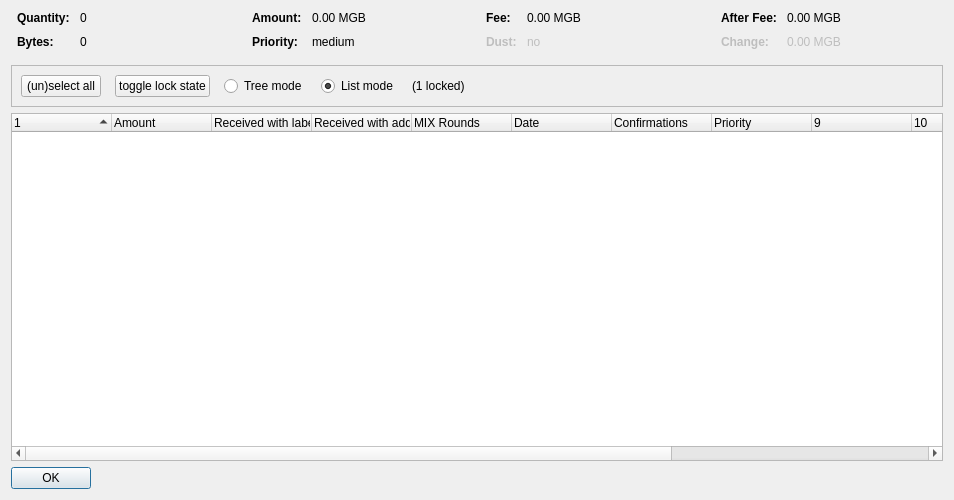
<?xml version="1.0" encoding="UTF-8"?>
<ui version="4.0">
 <class>CoinControlDialog</class>
 <widget class="QDialog" name="CoinControlDialog">
  <property name="geometry">
   <rect>
    <x>0</x>
    <y>0</y>
    <width>954</width>
    <height>500</height>
   </rect>
  </property>
  <property name="windowTitle">
   <string>Coin Selection</string>
  </property>
  <layout class="QVBoxLayout" name="verticalLayout">
   <item>
    <layout class="QHBoxLayout" name="horizontalLayoutTop" stretch="0,0,0,0">
     <property name="topMargin">
      <number>0</number>
     </property>
     <property name="bottomMargin">
      <number>10</number>
     </property>
     <item>
      <layout class="QFormLayout" name="formLayoutCoinControl1">
       <property name="horizontalSpacing">
        <number>10</number>
       </property>
       <property name="verticalSpacing">
        <number>10</number>
       </property>
       <property name="leftMargin">
        <number>6</number>
       </property>
       <property name="rightMargin">
        <number>6</number>
       </property>
       <item row="0" column="0">
        <widget class="QLabel" name="labelCoinControlQuantityText">
         <property name="font">
          <font>
           <weight>75</weight>
           <bold>true</bold>
          </font>
         </property>
         <property name="text">
          <string>Quantity:</string>
         </property>
        </widget>
       </item>
       <item row="0" column="1">
        <widget class="QLabel" name="labelCoinControlQuantity">
         <property name="cursor">
          <cursorShape>IBeamCursor</cursorShape>
         </property>
         <property name="contextMenuPolicy">
          <enum>Qt::ActionsContextMenu</enum>
         </property>
         <property name="text">
          <string notr="true">0</string>
         </property>
         <property name="textInteractionFlags">
          <set>Qt::LinksAccessibleByMouse|Qt::TextSelectableByKeyboard|Qt::TextSelectableByMouse</set>
         </property>
        </widget>
       </item>
       <item row="1" column="0">
        <widget class="QLabel" name="labelCoinControlBytesText">
         <property name="font">
          <font>
           <weight>75</weight>
           <bold>true</bold>
          </font>
         </property>
         <property name="text">
          <string>Bytes:</string>
         </property>
        </widget>
       </item>
       <item row="1" column="1">
        <widget class="QLabel" name="labelCoinControlBytes">
         <property name="cursor">
          <cursorShape>IBeamCursor</cursorShape>
         </property>
         <property name="contextMenuPolicy">
          <enum>Qt::ActionsContextMenu</enum>
         </property>
         <property name="text">
          <string notr="true">0</string>
         </property>
         <property name="textInteractionFlags">
          <set>Qt::LinksAccessibleByMouse|Qt::TextSelectableByKeyboard|Qt::TextSelectableByMouse</set>
         </property>
        </widget>
       </item>
      </layout>
     </item>
     <item>
      <layout class="QFormLayout" name="formLayoutCoinControl2">
       <property name="horizontalSpacing">
        <number>10</number>
       </property>
       <property name="verticalSpacing">
        <number>10</number>
       </property>
       <property name="leftMargin">
        <number>6</number>
       </property>
       <property name="rightMargin">
        <number>6</number>
       </property>
       <item row="0" column="0">
        <widget class="QLabel" name="labelCoinControlAmountText">
         <property name="font">
          <font>
           <weight>75</weight>
           <bold>true</bold>
          </font>
         </property>
         <property name="text">
          <string>Amount:</string>
         </property>
        </widget>
       </item>
       <item row="0" column="1">
        <widget class="QLabel" name="labelCoinControlAmount">
         <property name="cursor">
          <cursorShape>IBeamCursor</cursorShape>
         </property>
         <property name="contextMenuPolicy">
          <enum>Qt::ActionsContextMenu</enum>
         </property>
         <property name="text">
          <string notr="true">0.00 MGB</string>
         </property>
         <property name="textInteractionFlags">
          <set>Qt::LinksAccessibleByMouse|Qt::TextSelectableByKeyboard|Qt::TextSelectableByMouse</set>
         </property>
        </widget>
       </item>
       <item row="1" column="0">
        <widget class="QLabel" name="labelCoinControlPriorityText">
         <property name="font">
          <font>
           <weight>75</weight>
           <bold>true</bold>
          </font>
         </property>
         <property name="text">
          <string>Priority:</string>
         </property>
        </widget>
       </item>
       <item row="1" column="1">
        <widget class="QLabel" name="labelCoinControlPriority">
         <property name="cursor">
          <cursorShape>IBeamCursor</cursorShape>
         </property>
         <property name="contextMenuPolicy">
          <enum>Qt::ActionsContextMenu</enum>
         </property>
         <property name="text">
          <string>medium</string>
         </property>
         <property name="textInteractionFlags">
          <set>Qt::LinksAccessibleByMouse|Qt::TextSelectableByKeyboard|Qt::TextSelectableByMouse</set>
         </property>
        </widget>
       </item>
      </layout>
     </item>
     <item>
      <layout class="QFormLayout" name="formLayoutCoinControl3">
       <property name="horizontalSpacing">
        <number>10</number>
       </property>
       <property name="verticalSpacing">
        <number>10</number>
       </property>
       <property name="leftMargin">
        <number>6</number>
       </property>
       <property name="rightMargin">
        <number>6</number>
       </property>
       <item row="0" column="0">
        <widget class="QLabel" name="labelCoinControlFeeText">
         <property name="font">
          <font>
           <weight>75</weight>
           <bold>true</bold>
          </font>
         </property>
         <property name="text">
          <string>Fee:</string>
         </property>
        </widget>
       </item>
       <item row="0" column="1">
        <widget class="QLabel" name="labelCoinControlFee">
         <property name="cursor">
          <cursorShape>IBeamCursor</cursorShape>
         </property>
         <property name="contextMenuPolicy">
          <enum>Qt::ActionsContextMenu</enum>
         </property>
         <property name="text">
          <string notr="true">0.00 MGB</string>
         </property>
         <property name="textInteractionFlags">
          <set>Qt::LinksAccessibleByMouse|Qt::TextSelectableByKeyboard|Qt::TextSelectableByMouse</set>
         </property>
        </widget>
       </item>
       <item row="1" column="0">
        <widget class="QLabel" name="labelCoinControlLowOutputText">
         <property name="enabled">
          <bool>false</bool>
         </property>
         <property name="font">
          <font>
           <weight>75</weight>
           <bold>true</bold>
          </font>
         </property>
         <property name="text">
          <string>Dust:</string>
         </property>
        </widget>
       </item>
       <item row="1" column="1">
        <widget class="QLabel" name="labelCoinControlLowOutput">
         <property name="enabled">
          <bool>false</bool>
         </property>
         <property name="cursor">
          <cursorShape>IBeamCursor</cursorShape>
         </property>
         <property name="contextMenuPolicy">
          <enum>Qt::ActionsContextMenu</enum>
         </property>
         <property name="text">
          <string>no</string>
         </property>
         <property name="textInteractionFlags">
          <set>Qt::LinksAccessibleByMouse|Qt::TextSelectableByKeyboard|Qt::TextSelectableByMouse</set>
         </property>
        </widget>
       </item>
      </layout>
     </item>
     <item>
      <layout class="QFormLayout" name="formLayoutCoinControl4">
       <property name="horizontalSpacing">
        <number>10</number>
       </property>
       <property name="verticalSpacing">
        <number>10</number>
       </property>
       <property name="leftMargin">
        <number>6</number>
       </property>
       <property name="rightMargin">
        <number>6</number>
       </property>
       <item row="0" column="0">
        <widget class="QLabel" name="labelCoinControlAfterFeeText">
         <property name="font">
          <font>
           <weight>75</weight>
           <bold>true</bold>
          </font>
         </property>
         <property name="text">
          <string>After Fee:</string>
         </property>
        </widget>
       </item>
       <item row="0" column="1">
        <widget class="QLabel" name="labelCoinControlAfterFee">
         <property name="cursor">
          <cursorShape>IBeamCursor</cursorShape>
         </property>
         <property name="contextMenuPolicy">
          <enum>Qt::ActionsContextMenu</enum>
         </property>
         <property name="text">
          <string notr="true">0.00 MGB</string>
         </property>
         <property name="textInteractionFlags">
          <set>Qt::LinksAccessibleByMouse|Qt::TextSelectableByKeyboard|Qt::TextSelectableByMouse</set>
         </property>
        </widget>
       </item>
       <item row="1" column="0">
        <widget class="QLabel" name="labelCoinControlChangeText">
         <property name="enabled">
          <bool>false</bool>
         </property>
         <property name="font">
          <font>
           <weight>75</weight>
           <bold>true</bold>
          </font>
         </property>
         <property name="text">
          <string>Change:</string>
         </property>
        </widget>
       </item>
       <item row="1" column="1">
        <widget class="QLabel" name="labelCoinControlChange">
         <property name="enabled">
          <bool>false</bool>
         </property>
         <property name="cursor">
          <cursorShape>IBeamCursor</cursorShape>
         </property>
         <property name="contextMenuPolicy">
          <enum>Qt::ActionsContextMenu</enum>
         </property>
         <property name="text">
          <string notr="true">0.00 MGB</string>
         </property>
         <property name="textInteractionFlags">
          <set>Qt::LinksAccessibleByMouse|Qt::TextSelectableByKeyboard|Qt::TextSelectableByMouse</set>
         </property>
        </widget>
       </item>
      </layout>
     </item>
    </layout>
   </item>
   <item>
    <widget class="QFrame" name="frame">
     <property name="minimumSize">
      <size>
       <width>0</width>
       <height>40</height>
      </size>
     </property>
     <property name="frameShape">
      <enum>QFrame::StyledPanel</enum>
     </property>
     <property name="frameShadow">
      <enum>QFrame::Sunken</enum>
     </property>
     <layout class="QHBoxLayout" name="horizontalLayout">
      <item>
       <layout class="QHBoxLayout" name="horizontalLayoutPanel" stretch="0,0,0,0,0,0">
        <property name="spacing">
         <number>14</number>
        </property>
        <item>
         <widget class="QPushButton" name="pushButtonSelectAll">
          <property name="sizePolicy">
           <sizepolicy hsizetype="Maximum" vsizetype="Fixed">
            <horstretch>0</horstretch>
            <verstretch>0</verstretch>
           </sizepolicy>
          </property>
          <property name="text">
           <string>(un)select all</string>
          </property>
          <property name="autoDefault">
           <bool>false</bool>
          </property>
         </widget>
        </item>
        <item>
         <widget class="QPushButton" name="pushButtonToggleLock">
          <property name="sizePolicy">
           <sizepolicy hsizetype="Maximum" vsizetype="Fixed">
            <horstretch>0</horstretch>
            <verstretch>0</verstretch>
           </sizepolicy>
          </property>
          <property name="text">
           <string>toggle lock state</string>
          </property>
          <property name="autoDefault">
           <bool>false</bool>
          </property>
         </widget>
        </item>
        <item>
         <widget class="QRadioButton" name="radioTreeMode">
          <property name="sizePolicy">
           <sizepolicy hsizetype="Maximum" vsizetype="Fixed">
            <horstretch>0</horstretch>
            <verstretch>0</verstretch>
           </sizepolicy>
          </property>
          <property name="text">
           <string>Tree mode</string>
          </property>
         </widget>
        </item>
        <item>
         <widget class="QRadioButton" name="radioListMode">
          <property name="sizePolicy">
           <sizepolicy hsizetype="Maximum" vsizetype="Fixed">
            <horstretch>0</horstretch>
            <verstretch>0</verstretch>
           </sizepolicy>
          </property>
          <property name="text">
           <string>List mode</string>
          </property>
          <property name="checked">
           <bool>true</bool>
          </property>
         </widget>
        </item>
        <item>
         <widget class="QLabel" name="labelLocked">
          <property name="text">
           <string>(1 locked)</string>
          </property>
         </widget>
        </item>
        <item>
         <spacer name="horizontalSpacer">
          <property name="orientation">
           <enum>Qt::Horizontal</enum>
          </property>
          <property name="sizeHint" stdset="0">
           <size>
            <width>40</width>
            <height>20</height>
           </size>
          </property>
         </spacer>
        </item>
       </layout>
      </item>
     </layout>
    </widget>
   </item>
   <item>
    <widget class="CoinControlTreeWidget" name="treeWidget">
     <property name="contextMenuPolicy">
      <enum>Qt::CustomContextMenu</enum>
     </property>
     <property name="sortingEnabled">
      <bool>false</bool>
     </property>
     <property name="columnCount">
      <number>13</number>
     </property>
     <attribute name="headerShowSortIndicator" stdset="0">
      <bool>true</bool>
     </attribute>
     <attribute name="headerStretchLastSection">
      <bool>false</bool>
     </attribute>
     <column>
      <property name="text">
       <string/>
      </property>
     </column>
     <column>
      <property name="text">
       <string>Amount</string>
      </property>
     </column>
     <column>
      <property name="text">
       <string>Received with label</string>
      </property>
     </column>
     <column>
      <property name="text">
       <string>Received with address</string>
      </property>
     </column>
     <column>
      <property name="text">
       <string>MIX Rounds</string>
      </property>
     </column>
     <column>
      <property name="text">
       <string>Date</string>
      </property>
     </column>
     <column>
      <property name="text">
       <string>Confirmations</string>
      </property>
      <property name="toolTip">
       <string>Confirmed</string>
      </property>
     </column>
     <column>
      <property name="text">
       <string>Priority</string>
      </property>
     </column>
     <column>
      <property name="text">
       <string/>
      </property>
     </column>
     <column>
      <property name="text">
       <string/>
      </property>
     </column>
     <column>
      <property name="text">
       <string/>
      </property>
     </column>
     <column>
      <property name="text">
       <string/>
      </property>
     </column>
     <column>
      <property name="text">
       <string/>
      </property>
     </column>
    </widget>
   </item>
   <item>
    <widget class="QDialogButtonBox" name="buttonBox">
     <property name="sizePolicy">
      <sizepolicy hsizetype="Maximum" vsizetype="Fixed">
       <horstretch>0</horstretch>
       <verstretch>0</verstretch>
      </sizepolicy>
     </property>
     <property name="orientation">
      <enum>Qt::Horizontal</enum>
     </property>
     <property name="standardButtons">
      <set>QDialogButtonBox::Ok</set>
     </property>
    </widget>
   </item>
  </layout>
 </widget>
 <customwidgets>
  <customwidget>
   <class>CoinControlTreeWidget</class>
   <extends>QTreeWidget</extends>
   <header>coincontroltreewidget.h</header>
  </customwidget>
 </customwidgets>
 <resources/>
 <connections/>
</ui>
